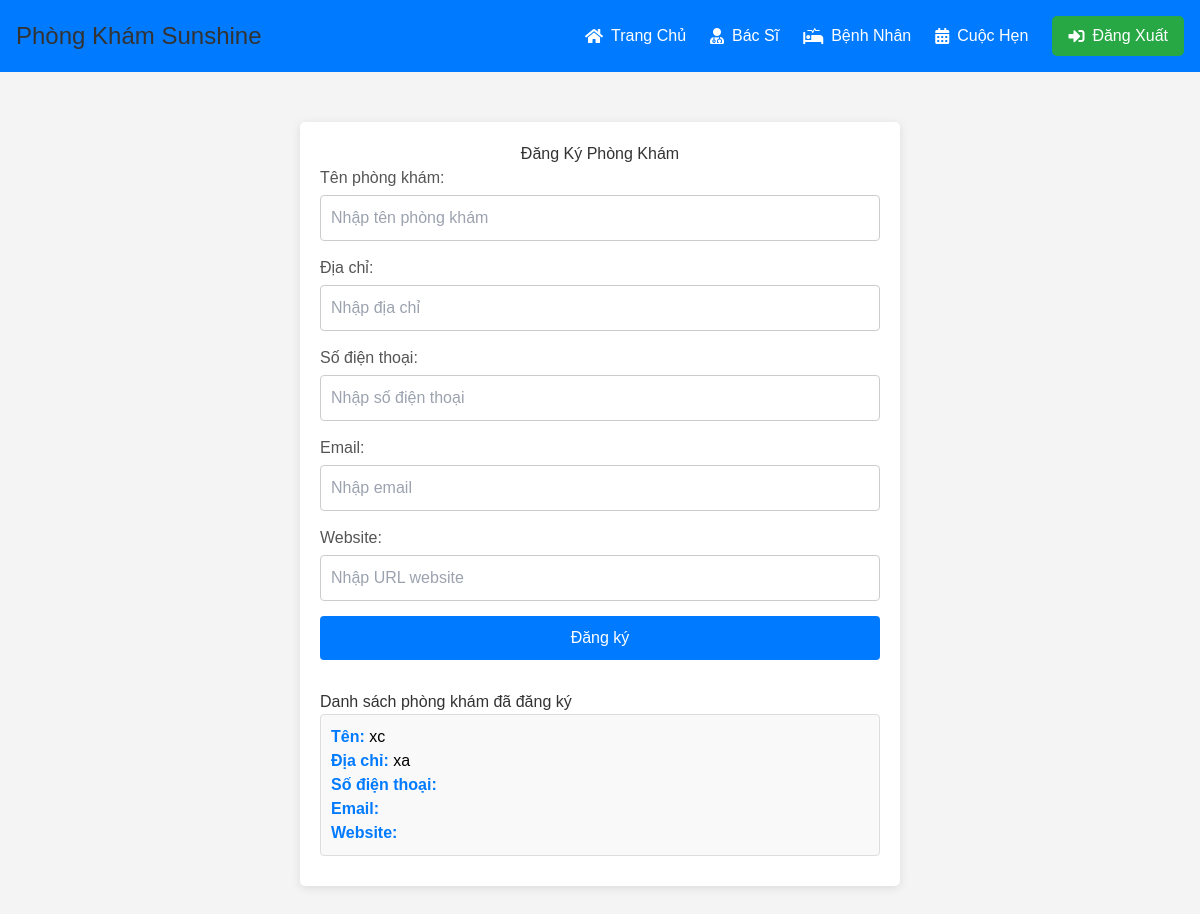
/dkphongkham/, run on an earlier commit of the app's database.
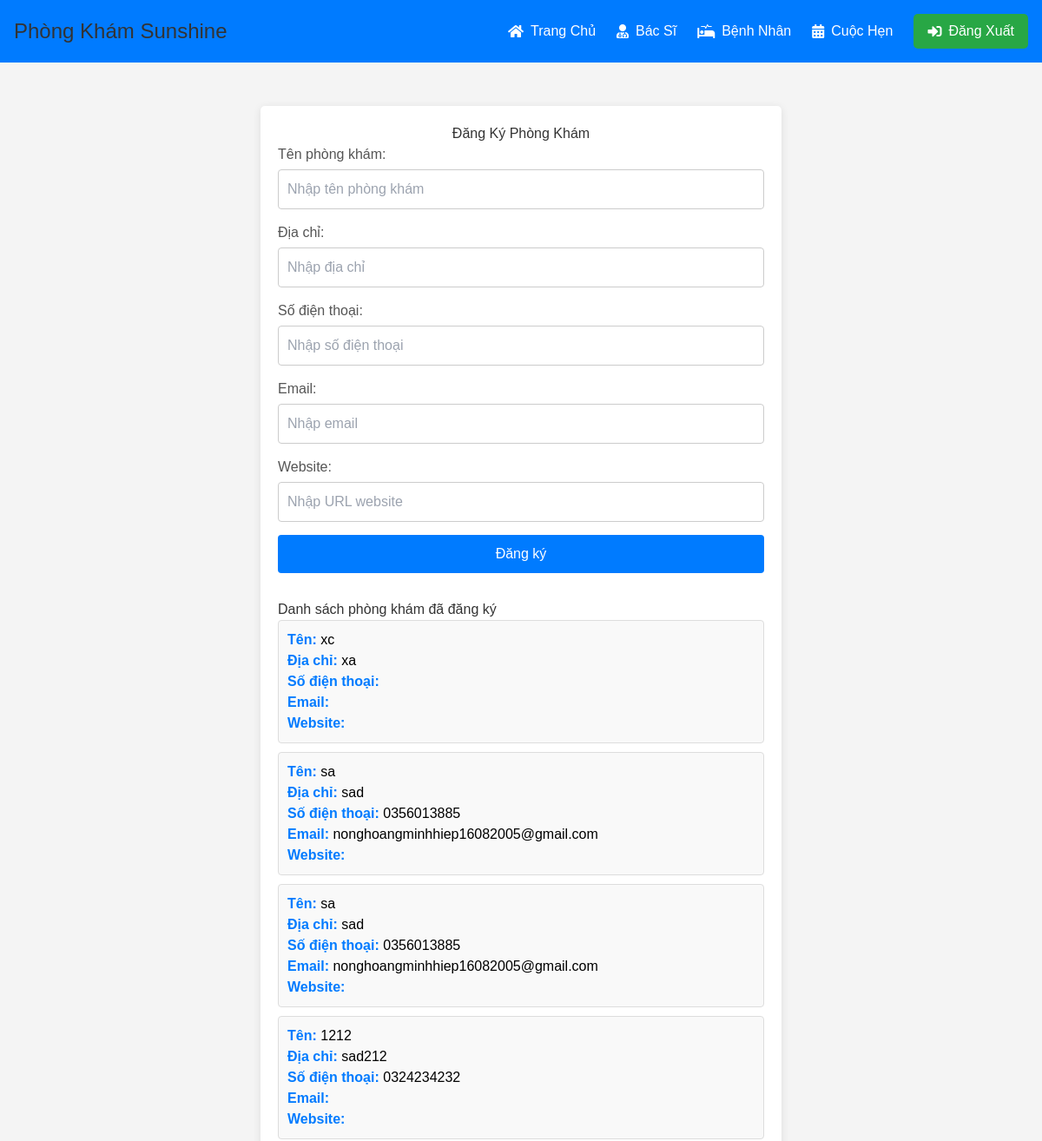
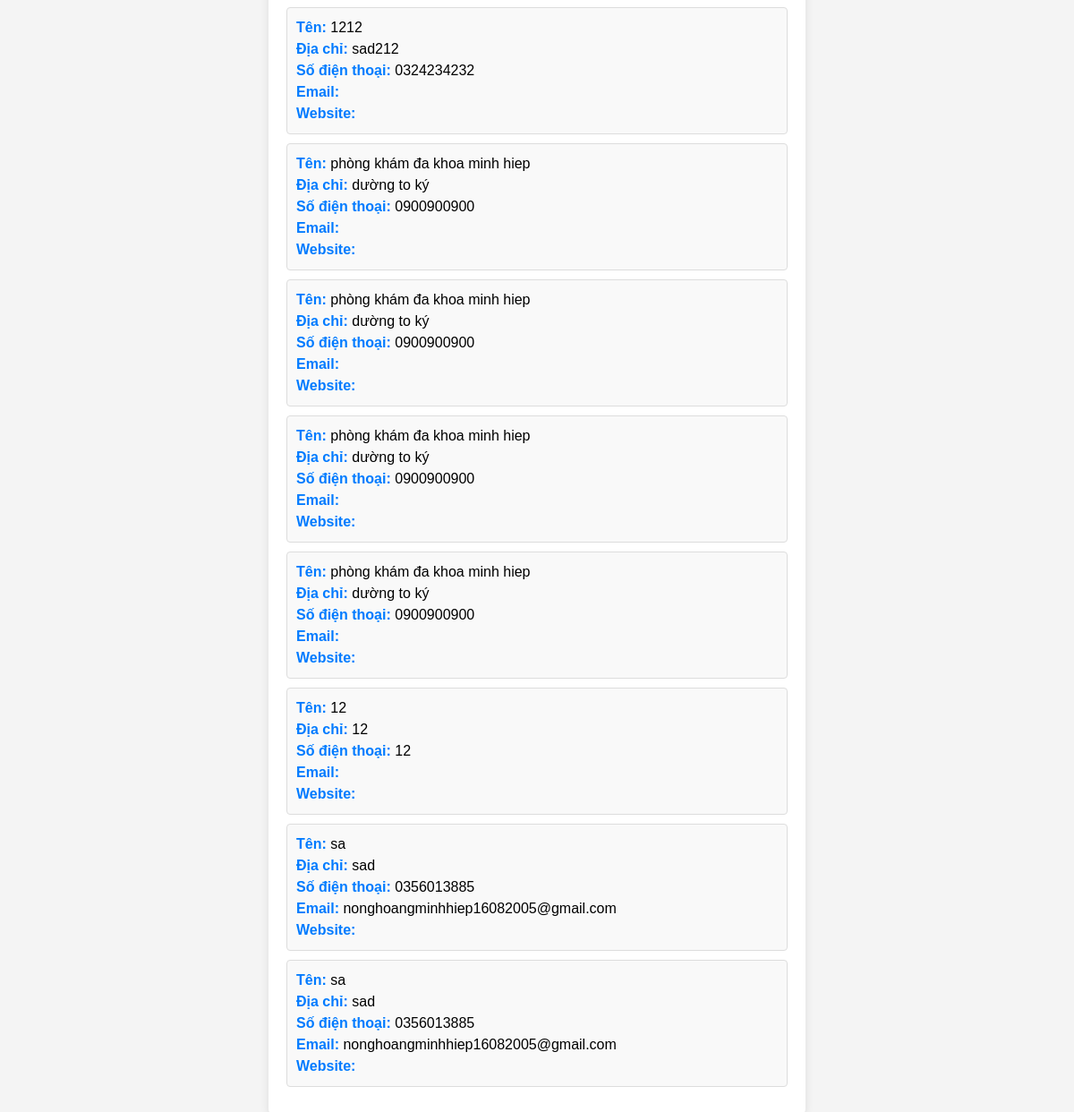
And on a later commit of the database (2 pictures, top to bottom).
### home/models.py (models this page shows, shortened)
class Clinic(models.Model):
    name = models.CharField(max_length=100)
    address = models.CharField(max_length=255)
    phone_number = models.CharField(max_length=15)
    email = models.EmailField(default='', blank=True)  # Cung cấp giá trị mặc định là chuỗi rỗng
    website = models.URLField(default='', blank=True)  # Cung cấp giá trị mặc định là chuỗi rỗng

### home/views.py (the view)
# urls.py: path('dkphongkham/', views.dkphongkham, name='dkphongkham'),
def dkphongkham(request):
    if request.method == 'POST':
        form = ClinicForm(request.POST)
        if form.is_valid():
            form.save()  # Lưu thông tin vào cơ sở dữ liệu
            return redirect('dkphongkham')  # Redirect để tránh gửi lại form
    else:
        form = ClinicForm()
    clinics = Clinic.objects.all()  # Lấy tất cả phòng khám từ database
    return render(request, 'chuphongkham/dkphongkham.html', {'form': form, 'clinics': clinics})

### home/forms.py
class ClinicForm(forms.ModelForm):
    class Meta:
        model = Clinic
        fields = ['name', 'address', 'phone_number', 'email', 'website']

### home/Templates/chuphongkham/dkphongkham.html (shortened to what this page needs)
{% extends "master1.html" %}
{% block navbar %}
    {% include '../includes/navbar.html' %}
{% endblock %}
{% block content %}
<div class="container">
    <h1>Đăng Ký Phòng Khám</h1>
    <form method="POST" action="{% url 'dkphongkham' %}">
        <div class="form-group">
            <label for="name">Tên phòng khám:</label>
            <input type="text" id="name" name="name" required placeholder="Nhập tên phòng khám">
        </div>
        <div class="form-group">
            <label for="address">Địa chỉ:</label>
            <input type="text" id="address" name="address" required placeholder="Nhập địa chỉ">
        </div>
        <div class="form-group">
            <label for="phone_number">Số điện thoại:</label>
            <input type="text" id="phone_number" name="phone_number" required placeholder="Nhập số điện thoại">
        </div>
        <div class="form-group">
            <label for="email">Email:</label>
            <input type="email" id="email" name="email" placeholder="Nhập email">
        </div>
        <div class="form-group">
            <label for="website">Website:</label>
            <input type="url" id="website" name="website" placeholder="Nhập URL website">
        </div>
        <button type="submit">Đăng ký</button>
    </form>
    <h2>Danh sách phòng khám đã đăng ký</h2>
    <ul class="clinic-list">
        {% for clinic in clinics %}
            <li class="clinic-item">
                <strong>Tên:</strong> {{ clinic.name }} <br>
                <strong>Địa chỉ:</strong> {{ clinic.address }} <br>
                <strong>Số điện thoại:</strong> {{ clinic.phone_number }} <br>
                <strong>Email:</strong> {{ clinic.email }} <br>
                <strong>Website:</strong> <a href="{{ clinic.website }}" target="_blank">{{ clinic.website }}</a>
            </li>
        {% empty %}
            <li>Chưa có phòng khám nào được đăng ký.</li>
        {% endfor %}
    </ul>
</div>
{% endblock %}

### home/Templates/master1.html (shortened to what this page needs)
{% load static %}
<!DOCTYPE html>
<html lang="vi">
<head>
    <link href="https://cdnjs.cloudflare.com/ajax/libs/font-awesome/5.15.3/css/all.min.css" rel="stylesheet">
    <script src="https://cdn.tailwindcss.com"></script>
</head>
<body>
    {%block navbar%}
    {%endblock%}
    {%block content%}
    {%endblock%}
</body>
</html>

### home/Templates/includes/navbar.html (shortened to what this page needs)
<nav class="navbar">
    <h1>Phòng Khám Sunshine</h1>
    <ul id="navbar-menu">
        <li>
            <a href="#">
                <i class="fas fa-home"></i>
                Trang Chủ
            </a>
        </li>
        <li>
            <a href="#">
                <i class="fas fa-user-md"></i>
                Bác Sĩ
            </a>
        </li>
        <li>
            <a href="#">
                <i class="fas fa-procedures"></i>
                Bệnh Nhân
            </a>
        </li>
        <li>
            <a href="#">
                <i class="fas fa-calendar-alt"></i>
                Cuộc Hẹn
            </a>
        </li>
        <li>
            <a href="{% url 'dangnhapchuphongkham' %}" class="login-btn">
                <i class="fas fa-sign-in-alt"></i>
                Đăng Xuất
            </a>
        </li>
    </ul>
</nav>

### home/Templates/master1.html (style rules this page uses)
body { font-family: 'Roboto', sans-serif; margin: 0; padding: 0; background-color: #f4f4f4; }
.navbar { background-color: #007bff; color: white; padding: 1rem; display: flex; justify-content: space-between; align-items: center; position: relative; }
.navbar h1 { margin: 0; font-size: 1.5rem; }
.navbar ul { list-style: none; margin: 0; padding: 0; display: flex; align-items: center; }
.navbar ul li { margin-left: 1.5rem; }
.navbar ul li a { color: white; text-decoration: none; display: flex; align-items: center; gap: 0.5rem; transition: opacity 0.3s ease; }
.login-btn { background: #28a745; padding: 0.5rem 1rem; border-radius: 5px; transition: transform 0.3s ease; }

### home/Templates/chuphongkham/dkphongkham.html (style rules this page uses)
body { font-family: Arial, sans-serif; background-color: #f4f4f4; margin: 0; padding: 0; }
.container { max-width: 600px; margin: 50px auto; padding: 20px; background-color: white; border-radius: 5px; box-shadow: 0 2px 10px rgba(0, 0, 0, 0.1); }
h1 { text-align: center; color: #333; }
.form-group { margin-bottom: 15px; }
.form-group label { display: block; margin-bottom: 5px; color: #555; }
.form-group input { width: 100%; padding: 10px; border: 1px solid #ccc; border-radius: 4px; }
button { width: 100%; padding: 10px; background-color: #007bff; color: white; border: none; border-radius: 4px; cursor: pointer; font-size: 16px; }
h2 { margin-top: 30px; color: #333; }
.clinic-list { list-style-type: none; padding: 0; }
.clinic-item { background-color: #f9f9f9; border: 1px solid #ddd; border-radius: 4px; padding: 10px; margin-bottom: 10px; }
.clinic-item strong { color: #007bff; }

What changed in the data, as far as the page shows it:
added Clinic: name "sa", address "sad", phone_number "0356013885", email "nonghoangminhhiep16082005@gmail.com"
added Clinic: name "sa", address "sad", phone_number "0356013885", email "nonghoangminhhiep16082005@gmail.com"
added Clinic: name "1212", address "sad212", phone_number "0324234232"
added Clinic: name "1212", address "sad212", phone_number "0324234232"
added Clinic: name "phòng khám đa khoa minh hiep", address "dường to ký", phone_number "0900900900"
added Clinic: name "phòng khám đa khoa minh hiep", address "dường to ký", phone_number "0900900900"
added Clinic: name "phòng khám đa khoa minh hiep", address "dường to ký", phone_number "0900900900"
added Clinic: name "phòng khám đa khoa minh hiep", address "dường to ký", phone_number "0900900900"
added Clinic: name "12", address "12", phone_number "12"
added Clinic: name "sa", address "sad", phone_number "0356013885", email "nonghoangminhhiep16082005@gmail.com"
added Clinic: name "sa", address "sad", phone_number "0356013885", email "nonghoangminhhiep16082005@gmail.com"
